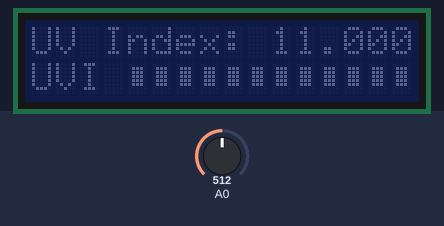
Recording of a sketch running on a simulated Arduino Uno, built with avr-gcc and run on an emulated ATmega328P. On the bench: 16×2 character LCD. The inputs (shaded band) are chosen by the test bench; at power-on: A0 = 512.

Above: at 1.2 s.
1.3 s: A0 set to 382
2.8 s: A0 set to 349
At 3.8 s:
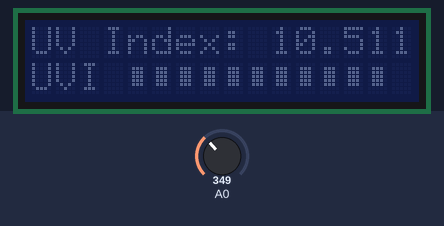
4.7 s: A0 set to 306
At 5.8 s:
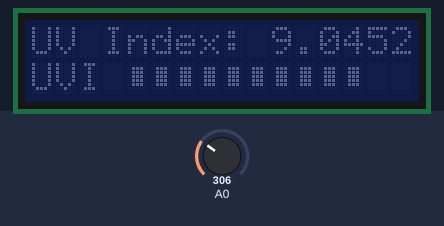
6.5 s: A0 set to 288
At 7.8 s:
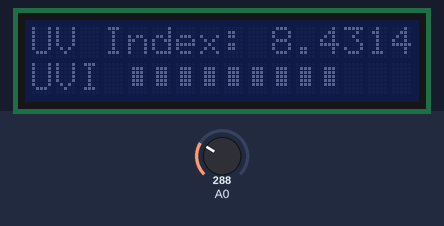
8.3 s: A0 set to 122
At 9.7 s:
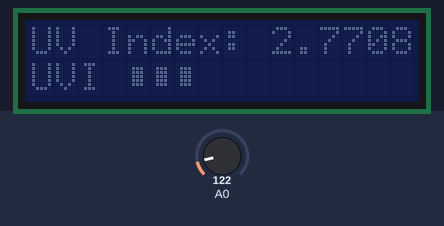
10.1 s: A0 set to 105
At 11.5 s:
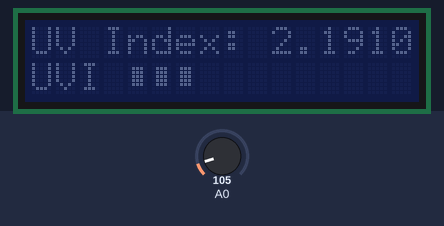
11.8 s: A0 set to 94
At 13.6 s:
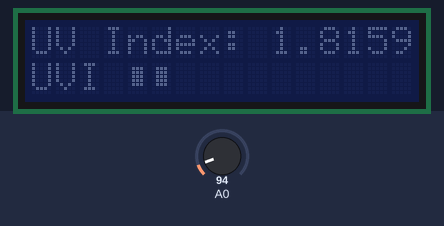
Timing chart, 0 to 14.6 s (numbered marks = the images above; inputs shaded):
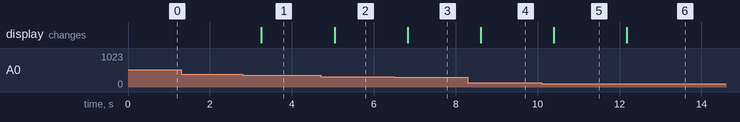

Measured:
- the behaviour switches between 364 and 363 on A0 (found by bisection; images 0 and 1)
- the behaviour switches between 305 and 304 on A0 (found by bisection; images 2 and 3)
- the behaviour switches between 100 and 99 on A0 (found by bisection; images 5 and 6)
- after the input at 1.3 s, every drawn part: stays the same
- after the input at 2.8 s, the display: changes after 0.46 s (image 1)
- after the input at 4.7 s, the display: changes after 0.34 s (image 2)
- after the input at 6.5 s, the display: changes after 0.33 s (image 3)
- after the input at 8.3 s, the display: changes after 0.31 s (image 4)
- after the input at 10.1 s, the display: changes after 0.29 s (image 5)
- after the input at 11.8 s, the display: changes after 0.37 s (image 6)

The sketch:

DFrobot_uV_Sensor_Demo.ino
```cpp
#include <LiquidCrystal_I2C.h>


LiquidCrystal_I2C lcd(0x26, 16, 2);


byte fill[8] = {0, 14, 14, 14, 14, 14, 0, 0};

unsigned char s = 0;
unsigned char n = 0;
unsigned int adc_value = 0;
float UV_value = 0;


unsigned int adcAverage()
{
    unsigned char samples = 64;
    unsigned long avg = 0;
    while(samples > 0)
    {
        avg = (avg + analogRead(A0));
        delayMicroseconds(4);
        samples--;
    }
    avg >>= 6;
    return avg;
}


void setup()
{
    lcd.init();
    lcd.createChar(0, fill);
    lcd.setCursor(0, 0);
    lcd.print("UV Index: ");
    lcd.setCursor(0, 1);
    lcd.print("UVI ");
}


void loop()
{
    adc_value = adcAverage();
    UV_value = ((adc_value * 0.0341) - 1.3894);

    if(UV_value > 11)
    {
        UV_value = 11;
    }
    if(UV_value <= 0)
    {
        UV_value = 0;
    }

    lcd.setCursor(11, 0);
    lcd.print("   ");
    lcd.setCursor(10, 0);
    lcd.print(UV_value, DEC);

    for(s = 4; s <= (((unsigned int)UV_value) + 4); s++)
    {
        lcd.setCursor(s, 1);
        lcd.write(n);
    }
    for(s = (((unsigned int)UV_value) + 5); s < 16; s++)
    {
        lcd.setCursor(s, 1);
        lcd.print(" ");
    }

    delay(400);
}
```
